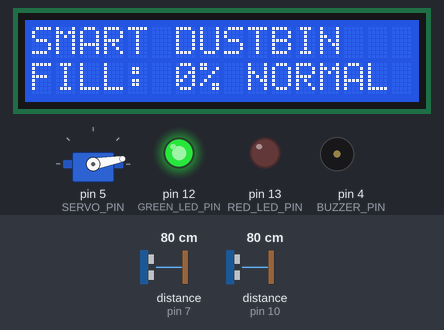
The program below on a simulated Arduino Uno, built with avr-gcc and run on an emulated ATmega328P. Shown: servo, 16×2 character LCD, output pins drawn as LEDs (lit = HIGH), buzzer (waves = sounding, pin HIGH). Wiring (from diagram.json): 2 × ultrasonic range finder: trigger pin 9, echo pin 10 / trigger pin 6, echo pin 7. The inputs (shaded band) are chosen by the test bench; at power-on: distance to the obstacle (sensors on pin 7, pin 10) 80 cm. The echo pulse lasts 58.3 µs per cm; pins used as bus, display or sensor lines are not drawn; what the program prints to the serial monitor is not drawn.

Above: at 2.4 s.
2.5 s: distance to the obstacle (sensor on pin 7) set to 10 cm
At 3.7 s:
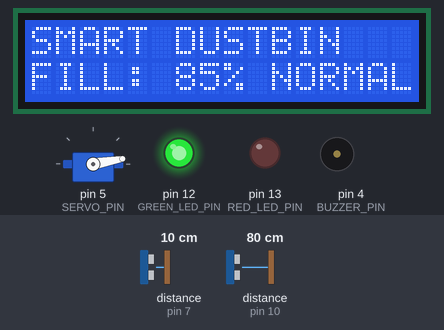
4.7 s: distance to the obstacle (sensor on pin 7) set to 7 cm
At 6.4 s:
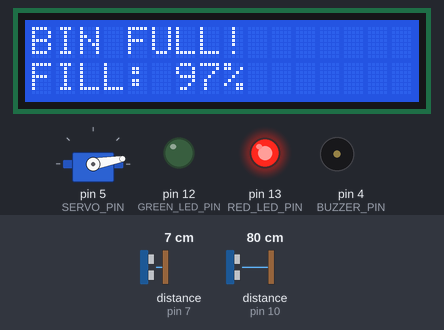
7.7 s: distance to the obstacle (sensor on pin 7) set to 9 cm
At 8.6 s:
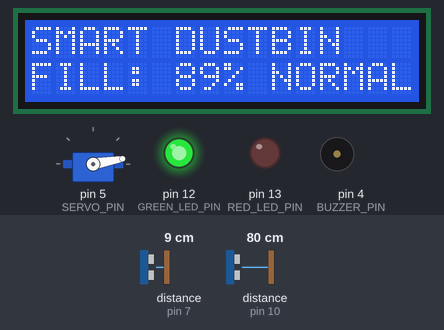
9.7 s: distance to the obstacle (sensor on pin 10) set to 23 cm
11.2 s: distance to the obstacle (sensor on pin 10) set to 19 cm
At 12.2 s:
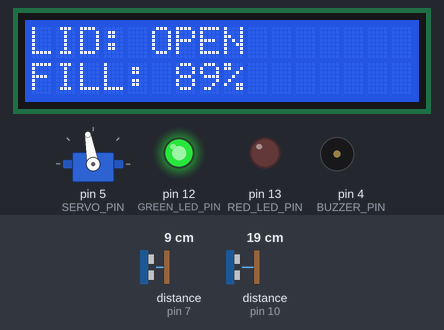
13.2 s: distance to the obstacle (sensor on pin 7) set to 2 cm
At 15.7 s:
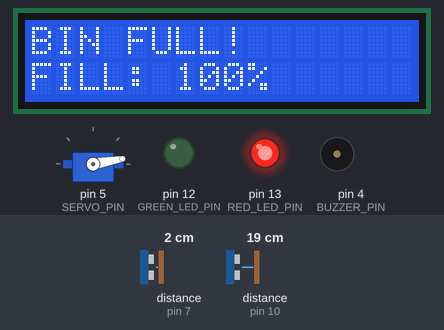
Timing chart, 0 to 17.2 s (numbered marks = the images above; inputs shaded):
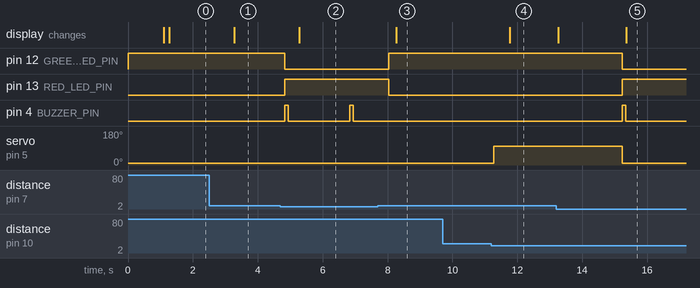

Measured:
- the behaviour switches between 9 and 8 cm on distance to the obstacle (sensor on pin 7) (found by bisection; images 1 and 2)
- the behaviour switches between 21 and 20 cm on distance to the obstacle (sensor on pin 10) (found by bisection; images 3 and 4)
- after the input at 2.5 s, the display: changes after 0.78 s (image 1)
- after the input at 4.7 s, pin 12 (GREEN_LED_PIN): HIGH → LOW after 0.14 s; pin 13 (RED_LED_PIN): LOW → HIGH after 0.14 s; pin 4 (BUZZER_PIN): alternates HIGH for 0.10 s and LOW for 1.9 s, starting after 0.14 s; the display: changes after 0.58 s (image 2)
- after the input at 7.7 s, pin 12 (GREEN_LED_PIN): LOW → HIGH after 0.34 s; pin 13 (RED_LED_PIN): HIGH → LOW after 0.34 s; pin 4 (BUZZER_PIN): stays LOW (without the input it goes to HIGH after 1.1 s); the display: changes after 0.58 s (image 3)
- after the input at 9.7 s, every drawn part: stays the same
- after the input at 11.2 s, servo on pin 5 (SERVO_PIN): 10° → 100° after 0.08 s; the display: changes after 0.57 s (image 4)
- after the input at 13.2 s, pin 12 (GREEN_LED_PIN): HIGH → LOW after 2.0 s; pin 13 (RED_LED_PIN): LOW → HIGH after 2.0 s; pin 4 (BUZZER_PIN): LOW → HIGH after 2.0 s, → LOW 0.10 s later; servo on pin 5 (SERVO_PIN): 100° → 10° after 2.0 s

The program:

main.cpp
```cpp
#include <Arduino.h>

#include "config.h"
#include "sensor_manager.h"
#include "bin_monitor.h"
#include "lid_controller.h"
#include "alert_manager.h"
#include "lcd_manager.h"
#include "diagnostics.h"

SensorManager sensors;
BinMonitor binMonitor;
LidController lidController;
AlertManager alerts;
LCDManager lcdManager;
Diagnostics diagnostics;

void setup()
{
    Serial.begin(SERIAL_BAUD_RATE);

    sensors.begin();
    binMonitor.begin();
    lidController.begin();
    alerts.begin();
    lcdManager.begin();
    diagnostics.begin();

    Serial.println();
    Serial.println(F("=========================================="));
    Serial.println(F(" SMART DUSTBIN EMBEDDED SYSTEM"));
    Serial.println(F(" Virtual Validation Platform"));
    Serial.println(F(" Arduino UNO + PlatformIO + Wokwi + 16x2 LCD"));
    Serial.println(F("=========================================="));
}

void loop()
{
    sensors.update();

    const float handDistance = sensors.getHandDistance();
    const float wasteDistance = sensors.getWasteDistance();

    binMonitor.update(wasteDistance);

    if (!binMonitor.isFull() &&
        handDistance > 0 &&
        handDistance <= HAND_DETECTION_DISTANCE_CM)
    {
        lidController.open();
    }

    if (lidController.shouldClose())
    {
        lidController.close();
    }

    if (binMonitor.isFull())
    {
        lidController.close();
    }

    alerts.update(binMonitor.isFull());

    lcdManager.update(
        binMonitor.getFillPercent(),
        lidController.isOpen(),
        binMonitor.isFull()
    );

    diagnostics.update(
        handDistance,
        wasteDistance,
        binMonitor.getFillPercent(),
        lidController.isOpen(),
        binMonitor.isFull()
    );
}
```

alert_manager.h
```cpp
#pragma once

class AlertManager
{
public:
    void begin();

    void update(bool binFull);

private:
    unsigned long lastBeep_ = 0;
};
```

bin_monitor.h
```cpp
#pragma once

class BinMonitor
{
public:
    void begin();

    void update(float distanceCm);

    int getFillPercent() const;

    bool isFull() const;

private:
    int fillPercent_ = 0;
    bool full_ = false;

    int calculateFillPercent(float distanceCm);
};
```

diagnostics.h
```cpp
#pragma once

class Diagnostics
{
public:
    void begin();

    void update(
        float handDistance,
        float wasteDistance,
        int fillPercent,
        bool lidOpen,
        bool binFull
    );

private:
    unsigned long lastPrint_ = 0;
};
```

lid_controller.h
```cpp
#pragma once

#include <Servo.h>

class LidController
{
public:
    void begin();

    void open();
    void close();

    bool isOpen() const;
    bool shouldClose() const;

private:
    Servo servo_;

    bool open_ = false;
    unsigned long closeTime_ = 0;
};
```

sensor_manager.h
```cpp
#pragma once

#include <Arduino.h>

class SensorManager
{
public:
    void begin();
    void update();

    float getHandDistance() const;
    float getWasteDistance() const;

private:
    float readDistance(uint8_t trigPin, uint8_t echoPin);

    float handDistance_ = -1.0f;
    float wasteDistance_ = -1.0f;

    unsigned long lastHandRead_ = 0;
    unsigned long lastWasteRead_ = 0;
};
```

alert_manager.cpp
```cpp
#include <Arduino.h>

#include "alert_manager.h"
#include "config.h"

void AlertManager::begin()
{
    pinMode(BUZZER_PIN, OUTPUT);
    pinMode(GREEN_LED_PIN, OUTPUT);
    pinMode(RED_LED_PIN, OUTPUT);

    digitalWrite(BUZZER_PIN, LOW);
    digitalWrite(GREEN_LED_PIN, HIGH);
    digitalWrite(RED_LED_PIN, LOW);
}

void AlertManager::update(bool binFull)
{
    if (binFull)
    {
        digitalWrite(GREEN_LED_PIN, LOW);
        digitalWrite(RED_LED_PIN, HIGH);

        if (millis() - lastBeep_ >=
            BUZZER_INTERVAL_MS)
        {
            lastBeep_ = millis();

            digitalWrite(BUZZER_PIN, HIGH);
            delay(100);
            digitalWrite(BUZZER_PIN, LOW);
        }
    }
    else
    {
        digitalWrite(GREEN_LED_PIN, HIGH);
        digitalWrite(RED_LED_PIN, LOW);
        digitalWrite(BUZZER_PIN, LOW);
    }
}
```

bin_monitor.cpp
```cpp
#include <Arduino.h>

#include "bin_monitor.h"
#include "config.h"

void BinMonitor::begin()
{
    fillPercent_ = 0;
    full_ = false;
}

void BinMonitor::update(float distanceCm)
{
    if (distanceCm < 0.0f)
    {
        return;
    }

    fillPercent_ =
        calculateFillPercent(distanceCm);

    full_ =
        fillPercent_ >= FULL_LEVEL_PERCENT;
}

int BinMonitor::calculateFillPercent(float distanceCm)
{
    const float percentage =
        ((EMPTY_BIN_DISTANCE_CM - distanceCm) /
         (EMPTY_BIN_DISTANCE_CM - FULL_BIN_DISTANCE_CM))
        * 100.0f;

    if (percentage <= 0.0f)
    {
        return 0;
    }

    if (percentage >= 100.0f)
    {
        return 100;
    }

    return static_cast<int>(percentage + 0.5f);
}

int BinMonitor::getFillPercent() const
{
    return fillPercent_;
}

bool BinMonitor::isFull() const
{
    return full_;
}
```

diagnostics.cpp
```cpp
#include <Arduino.h>

#include "diagnostics.h"
#include "config.h"

void Diagnostics::begin()
{
    lastPrint_ = 0;
}

void Diagnostics::update(
    float handDistance,
    float wasteDistance,
    int fillPercent,
    bool lidOpen,
    bool binFull)
{
    if (millis() - lastPrint_ <
        STATUS_PRINT_INTERVAL_MS)
    {
        return;
    }

    lastPrint_ = millis();

    Serial.print(F("HAND="));

    if (handDistance < 0)
        Serial.print(F("INVALID"));
    else
        Serial.print(handDistance, 1);

    Serial.print(F("cm | WASTE="));

    if (wasteDistance < 0)
        Serial.print(F("INVALID"));
    else
        Serial.print(wasteDistance, 1);

    Serial.print(F("cm | FILL="));
    Serial.print(fillPercent);
    Serial.print(F("% | LID="));

    Serial.print(
        lidOpen ? F("OPEN") : F("CLOSED"));

    Serial.print(F(" | STATE="));

    Serial.println(
        binFull ? F("FULL") : F("NORMAL"));
}
```

lid_controller.cpp
```cpp
#include <Arduino.h>
#include "lid_controller.h"
#include "config.h"

void LidController::begin()
{
    servo_.attach(SERVO_PIN);

    servo_.write(LID_CLOSED_ANGLE);

    open_ = false;
}

void LidController::open()
{
    servo_.write(LID_OPEN_ANGLE);

    open_ = true;

    closeTime_ =
        millis() + LID_HOLD_TIME_MS;
}

void LidController::close()
{
    servo_.write(LID_CLOSED_ANGLE);

    open_ = false;
}

bool LidController::isOpen() const
{
    return open_;
}

bool LidController::shouldClose() const
{
    if (!open_)
        return false;

    return static_cast<long>(
        millis() - closeTime_) >= 0;
}
```

sensor_manager.cpp
```cpp
#include <Arduino.h>

#include "sensor_manager.h"
#include "config.h"

void SensorManager::begin()
{
    pinMode(HAND_TRIG_PIN, OUTPUT);
    pinMode(HAND_ECHO_PIN, INPUT);

    pinMode(LEVEL_TRIG_PIN, OUTPUT);
    pinMode(LEVEL_ECHO_PIN, INPUT);
}

void SensorManager::update()
{
    const unsigned long now = millis();

    if (now - lastHandRead_ >= HAND_SENSOR_INTERVAL_MS)
    {
        lastHandRead_ = now;

        handDistance_ =
            readDistance(HAND_TRIG_PIN, HAND_ECHO_PIN);
    }

    if (now - lastWasteRead_ >= LEVEL_SENSOR_INTERVAL_MS)
    {
        lastWasteRead_ = now;

        wasteDistance_ =
            readDistance(LEVEL_TRIG_PIN, LEVEL_ECHO_PIN);
    }
}

float SensorManager::readDistance(
    uint8_t trigPin,
    uint8_t echoPin)
{
    digitalWrite(trigPin, LOW);
    delayMicroseconds(2);

    digitalWrite(trigPin, HIGH);
    delayMicroseconds(10);

    digitalWrite(trigPin, LOW);

    const unsigned long duration =
        pulseIn(echoPin, HIGH, 30000UL);

    if (duration == 0)
    {
        return -1.0f;
    }

    const float distance =
        duration * 0.0343f / 2.0f;

    if (distance < 2.0f ||
        distance > 400.0f)
    {
        return -1.0f;
    }

    return distance;
}

float SensorManager::getHandDistance() const
{
    return handDistance_;
}

float SensorManager::getWasteDistance() const
{
    return wasteDistance_;
}
```

config.h
```cpp
#pragma once

#include <Arduino.h>

// ============================================================
// SMART DUSTBIN - CENTRAL CONFIGURATION
// ============================================================

// -------------------- PIN CONFIGURATION ---------------------

constexpr uint8_t HAND_TRIG_PIN  = 9;
constexpr uint8_t HAND_ECHO_PIN  = 10;

constexpr uint8_t LEVEL_TRIG_PIN = 6;
constexpr uint8_t LEVEL_ECHO_PIN = 7;

constexpr uint8_t SERVO_PIN      = 5;
constexpr uint8_t BUZZER_PIN     = 4;

constexpr uint8_t GREEN_LED_PIN  = 12;
constexpr uint8_t RED_LED_PIN    = 13;


// -------------------- SENSOR SETTINGS ----------------------

constexpr float HAND_DETECTION_DISTANCE_CM = 20.0f;

// Calibration values for the virtual bin
constexpr float EMPTY_BIN_DISTANCE_CM = 30.0f;
constexpr float FULL_BIN_DISTANCE_CM  = 6.0f;


// -------------------- BIN THRESHOLDS -----------------------

constexpr uint8_t WARNING_LEVEL_PERCENT = 80;
constexpr uint8_t FULL_LEVEL_PERCENT    = 90;


// -------------------- SERVO SETTINGS -----------------------

constexpr int LID_CLOSED_ANGLE = 10;
constexpr int LID_OPEN_ANGLE   = 100;


// -------------------- TIMING SETTINGS ----------------------

constexpr unsigned long HAND_SENSOR_INTERVAL_MS  = 120;
constexpr unsigned long LEVEL_SENSOR_INTERVAL_MS = 400;

constexpr unsigned long LID_HOLD_TIME_MS =
    3000;

constexpr unsigned long BUZZER_INTERVAL_MS =
    2000;

constexpr unsigned long STATUS_PRINT_INTERVAL_MS =
    1000;


// -------------------- SERIAL SETTINGS ---------------------

constexpr unsigned long SERIAL_BAUD_RATE = 9600;
```

lcd_manager.h
```cpp
#pragma once

#include <Arduino.h>
#include <LiquidCrystal_I2C.h>

class LCDManager
{
public:
    void begin();
    void update(int fillPercent, bool lidOpen, bool binFull);

private:
    LiquidCrystal_I2C lcd_{0x27, 16, 2};
    unsigned long lastUpdate_ = 0;
};
```

lcd_manager.cpp
```cpp
#include "lcd_manager.h"

void LCDManager::begin()
{
    lcd_.init();
    lcd_.backlight();

    lcd_.clear();

    lcd_.setCursor(0, 0);
    lcd_.print("SMART DUSTBIN");

    lcd_.setCursor(0, 1);
    lcd_.print("INITIALIZING...");

    delay(1000);

    lcd_.clear();
}

void LCDManager::update(
    int fillPercent,
    bool lidOpen,
    bool binFull)
{
    if (millis() - lastUpdate_ < 500)
    {
        return;
    }

    lastUpdate_ = millis();

    lcd_.clear();

    if (binFull)
    {
        lcd_.setCursor(0, 0);
        lcd_.print("BIN FULL!");

        lcd_.setCursor(0, 1);
        lcd_.print("FILL: ");
        lcd_.print(fillPercent);
        lcd_.print("%");
    }
    else if (lidOpen)
    {
        lcd_.setCursor(0, 0);
        lcd_.print("LID: OPEN");

        lcd_.setCursor(0, 1);
        lcd_.print("FILL: ");
        lcd_.print(fillPercent);
        lcd_.print("%");
    }
    else
    {
        lcd_.setCursor(0, 0);
        lcd_.print("SMART DUSTBIN");

        lcd_.setCursor(0, 1);
        lcd_.print("FILL: ");
        lcd_.print(fillPercent);
        lcd_.print("% NORMAL");
    }
}
```
